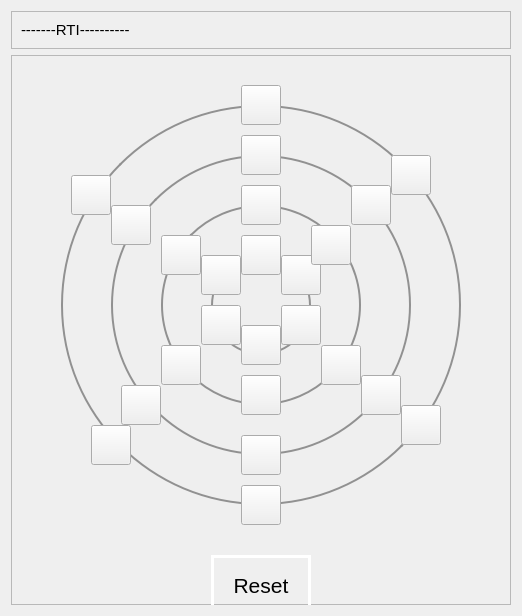
           <widget class="QWidget" name="rtiControlContainer" native="true">
            <property name="minimumSize">
             <size>
              <width>0</width>
              <height>0</height>
             </size>
            </property>
            <property name="maximumSize">
             <size>
              <width>16777215</width>
              <height>16777215</height>
             </size>
            </property>
            <layout class="QVBoxLayout" name="verticalLayout_7">
             <item alignment="Qt::AlignmentFlag::Qt::AlignmentFlag::AlignTop">
              <widget class="QFrame" name="frame_13">
               <property name="frameShape">
                <enum>QFrame::Shape::StyledPanel</enum>
               </property>
               <property name="frameShadow">
                <enum>QFrame::Shadow::Raised</enum>
               </property>
               <layout class="QHBoxLayout" name="horizontalLayout_13">
                <item alignment="">
                 <widget class="QLabel" name="label_4">
                  <property name="font">
                   <font>
                    <pointsize>11</pointsize>
                   </font>
                  </property>
                  <property name="text">
                   <string>-------RTI----------</string>
                  </property>
                 </widget>
                </item>
               </layout>
              </widget>
             </item>
             <item>
              <widget class="QFrame" name="rtiFrame">
               <property name="sizePolicy">
                <sizepolicy hsizetype="Preferred" vsizetype="Expanding">
                 <horstretch>0</horstretch>
                 <verstretch>0</verstretch>
                </sizepolicy>
               </property>
               <property name="minimumSize">
                <size>
                 <width>500</width>
                 <height>550</height>
                </size>
               </property>
               <property name="styleSheet">
                <string notr="true"/>
               </property>
               <property name="frameShape">
                <enum>QFrame::Shape::StyledPanel</enum>
               </property>
               <property name="frameShadow">
                <enum>QFrame::Shadow::Raised</enum>
               </property>
               <widget class="QPushButton" name="led_Layer_1">
                <property name="geometry">
                 <rect>
                  <x>50</x>
                  <y>50</y>
                  <width>400</width>
                  <height>400</height>
                 </rect>
                </property>
                <property name="styleSheet">
                 <string notr="true">border: 2px solid #919191;  /* Border color */
border-radius: 200px;  /* Half of the button's width/height */
background-color: transparent;
font-size: 16px;
color: #4CAF50;</string>
                </property>
                <property name="text">
                 <string/>
                </property>
               </widget>
               <widget class="QPushButton" name="led_Layer_3">
                <property name="geometry">
                 <rect>
                  <x>150</x>
                  <y>150</y>
                  <width>200</width>
                  <height>200</height>
                 </rect>
                </property>
                <property name="styleSheet">
                 <string notr="true">border: 2px solid #919191;  /* Border color */
border-radius: 100px;  /* Half of the button's width/height */
background-color: transparent;
font-size: 16px;
color: #4CAF50;</string>
                </property>
                <property name="text">
                 <string/>
                </property>
               </widget>
               <widget class="QPushButton" name="led_Layer_2">
                <property name="geometry">
                 <rect>
                  <x>100</x>
                  <y>100</y>
                  <width>300</width>
                  <height>300</height>
                 </rect>
                </property>
                <property name="styleSheet">
                 <string notr="true">border: 2px solid #919191;  /* Border color */
border-radius: 150px;  /* Half of the button's width/height */
background-color: transparent;
font-size: 16px;
color: #4CAF50;</string>
                </property>
                <property name="text">
                 <string/>
                </property>
               </widget>
               <widget class="QPushButton" name="led_Layer_4">
                <property name="geometry">
                 <rect>
                  <x>200</x>
                  <y>200</y>
                  <width>100</width>
                  <height>100</height>
                 </rect>
                </property>
                <property name="styleSheet">
                 <string notr="true">border: 2px solid #919191;  /* Border color */
border-radius: 50px;  /* Half of the button's width/height */
background-color: transparent;
font-size: 16px;
color: #4CAF50;</string>
                </property>
                <property name="text">
                 <string/>
                </property>
               </widget>
               <widget class="QPushButton" name="led_button_16">
                <property name="geometry">
                 <rect>
                  <x>230</x>
                  <y>30</y>
                  <width>40</width>
                  <height>40</height>
                 </rect>
                </property>
                <property name="styleSheet">
                 <string notr="true"/>
                </property>
                <property name="text">
                 <string/>
                </property>
               </widget>
               <widget class="QPushButton" name="led_button_14">
                <property name="geometry">
                 <rect>
                  <x>230</x>
                  <y>130</y>
                  <width>40</width>
                  <height>40</height>
                 </rect>
                </property>
                <property name="styleSheet">
                 <string notr="true"/>
                </property>
                <property name="text">
                 <string/>
                </property>
               </widget>
               <widget class="QPushButton" name="led_button_15">
                <property name="geometry">
                 <rect>
                  <x>230</x>
                  <y>80</y>
                  <width>40</width>
                  <height>40</height>
                 </rect>
                </property>
                <property name="styleSheet">
                 <string notr="true"/>
                </property>
                <property name="text">
                 <string/>
                </property>
               </widget>
               <widget class="QPushButton" name="led_button_3">
                <property name="geometry">
                 <rect>
                  <x>230</x>
                  <y>320</y>
                  <width>40</width>
                  <height>40</height>
                 </rect>
                </property>
                <property name="styleSheet">
                 <string notr="true"/>
                </property>
                <property name="text">
                 <string/>
                </property>
               </widget>
               <widget class="QPushButton" name="led_button_13">
                <property name="geometry">
                 <rect>
                  <x>230</x>
                  <y>180</y>
                  <width>40</width>
                  <height>40</height>
                 </rect>
                </property>
                <property name="styleSheet">
                 <string notr="true"/>
                </property>
                <property name="text">
                 <string/>
                </property>
               </widget>
               <widget class="QPushButton" name="led_button_2">
                <property name="geometry">
                 <rect>
                  <x>230</x>
                  <y>380</y>
                  <width>40</width>
                  <height>40</height>
                 </rect>
                </property>
                <property name="styleSheet">
                 <string notr="true"/>
                </property>
                <property name="text">
                 <string/>
                </property>
               </widget>
               <widget class="QPushButton" name="led_button_10">
                <property name="geometry">
                 <rect>
                  <x>100</x>
                  <y>150</y>
                  <width>40</width>
                  <height>40</height>
                 </rect>
                </property>
                <property name="styleSheet">
                 <string notr="true"/>
                </property>
                <property name="text">
                 <string/>
                </property>
               </widget>
               <widget class="QPushButton" name="led_button_17">
                <property name="geometry">
                 <rect>
                  <x>380</x>
                  <y>100</y>
                  <width>40</width>
                  <height>40</height>
                 </rect>
                </property>
                <property name="styleSheet">
                 <string notr="true"/>
                </property>
                <property name="text">
                 <string/>
                </property>
               </widget>
               <widget class="QPushButton" name="led_button_1">
                <property name="geometry">
                 <rect>
                  <x>230</x>
                  <y>430</y>
                  <width>40</width>
                  <height>40</height>
                 </rect>
                </property>
                <property name="styleSheet">
                 <string notr="true"/>
                </property>
                <property name="text">
                 <string/>
                </property>
               </widget>
               <widget class="QPushButton" name="led_button_4">
                <property name="geometry">
                 <rect>
                  <x>230</x>
                  <y>270</y>
                  <width>40</width>
                  <height>40</height>
                 </rect>
                </property>
                <property name="styleSheet">
                 <string notr="true"/>
                </property>
                <property name="text">
                 <string/>
                </property>
               </widget>
               <widget class="QPushButton" name="led_button_9">
                <property name="geometry">
                 <rect>
                  <x>60</x>
                  <y>120</y>
                  <width>40</width>
                  <height>40</height>
                 </rect>
                </property>
                <property name="styleSheet">
                 <string notr="true"/>
                </property>
                <property name="text">
                 <string/>
                </property>
               </widget>
               <widget class="QPushButton" name="led_button_22">
                <property name="geometry">
                 <rect>
                  <x>310</x>
                  <y>290</y>
                  <width>40</width>
                  <height>40</height>
                 </rect>
                </property>
                <property name="styleSheet">
                 <string notr="true"/>
                </property>
                <property name="text">
                 <string/>
                </property>
               </widget>
               <widget class="QPushButton" name="led_button_6">
                <property name="geometry">
                 <rect>
                  <x>150</x>
                  <y>290</y>
                  <width>40</width>
                  <height>40</height>
                 </rect>
                </property>
                <property name="styleSheet">
                 <string notr="true"/>
                </property>
                <property name="text">
                 <string/>
                </property>
               </widget>
               <widget class="QPushButton" name="led_button_23">
                <property name="geometry">
                 <rect>
                  <x>350</x>
                  <y>320</y>
                  <width>40</width>
                  <height>40</height>
                 </rect>
                </property>
                <property name="styleSheet">
                 <string notr="true"/>
                </property>
                <property name="text">
                 <string/>
                </property>
               </widget>
               <widget class="QPushButton" name="led_button_18">
                <property name="geometry">
                 <rect>
                  <x>340</x>
                  <y>130</y>
                  <width>40</width>
                  <height>40</height>
                 </rect>
                </property>
                <property name="styleSheet">
                 <string notr="true"/>
                </property>
                <property name="text">
                 <string/>
                </property>
               </widget>
               <widget class="QPushButton" name="led_button_11">
                <property name="geometry">
                 <rect>
                  <x>150</x>
                  <y>180</y>
                  <width>40</width>
                  <height>40</height>
                 </rect>
                </property>
                <property name="styleSheet">
                 <string notr="true"/>
                </property>
                <property name="text">
                 <string/>
                </property>
               </widget>
               <widget class="QPushButton" name="led_button_20">
                <property name="geometry">
                 <rect>
                  <x>270</x>
                  <y>200</y>
                  <width>40</width>
                  <height>40</height>
                 </rect>
                </property>
                <property name="styleSheet">
                 <string notr="true"/>
                </property>
                <property name="text">
                 <string/>
                </property>
               </widget>
               <widget class="QPushButton" name="led_button_7">
                <property name="geometry">
                 <rect>
                  <x>110</x>
                  <y>330</y>
                  <width>40</width>
                  <height>40</height>
                 </rect>
                </property>
                <property name="styleSheet">
                 <string notr="true"/>
                </property>
                <property name="text">
                 <string/>
                </property>
               </widget>
               <widget class="QPushButton" name="led_button_8">
                <property name="geometry">
                 <rect>
                  <x>80</x>
                  <y>370</y>
                  <width>40</width>
                  <height>40</height>
                 </rect>
                </property>
                <property name="styleSheet">
                 <string notr="true"/>
                </property>
                <property name="text">
                 <string/>
                </property>
               </widget>
               <widget class="QPushButton" name="led_button_24">
                <property name="geometry">
                 <rect>
                  <x>390</x>
                  <y>350</y>
                  <width>40</width>
                  <height>40</height>
                 </rect>
                </property>
                <property name="styleSheet">
                 <string notr="true"/>
                </property>
                <property name="text">
                 <string/>
                </property>
               </widget>
               <widget class="QPushButton" name="led_button_21">
                <property name="geometry">
                 <rect>
                  <x>270</x>
                  <y>250</y>
                  <width>40</width>
                  <height>40</height>
                 </rect>
                </property>
                <property name="styleSheet">
                 <string notr="true"/>
                </property>
                <property name="text">
                 <string/>
                </property>
               </widget>
               <widget class="QPushButton" name="led_button_19">
                <property name="geometry">
                 <rect>
                  <x>300</x>
                  <y>170</y>
                  <width>40</width>
                  <height>40</height>
                 </rect>
                </property>
                <property name="styleSheet">
                 <string notr="true"/>
                </property>
                <property name="text">
                 <string/>
                </property>
               </widget>
               <widget class="QPushButton" name="led_button_12">
                <property name="geometry">
                 <rect>
                  <x>190</x>
                  <y>200</y>
                  <width>40</width>
                  <height>40</height>
                 </rect>
                </property>
                <property name="styleSheet">
                 <string notr="true"/>
                </property>
                <property name="text">
                 <string/>
                </property>
               </widget>
               <widget class="QPushButton" name="led_button_5">
                <property name="geometry">
                 <rect>
                  <x>190</x>
                  <y>250</y>
                  <width>40</width>
                  <height>40</height>
                 </rect>
                </property>
                <property name="styleSheet">
                 <string notr="true"/>
                </property>
                <property name="text">
                 <string/>
                </property>
               </widget>
               <widget class="QPushButton" name="rti_reset_button">
                <property name="geometry">
                 <rect>
                  <x>200</x>
                  <y>500</y>
                  <width>100</width>
                  <height>60</height>
                 </rect>
                </property>
                <property name="font">
                 <font>
                  <pointsize>16</pointsize>
                 </font>
                </property>
                <property name="styleSheet">
                 <string notr="true">border: 3px solid #ffffff;  /* Border color */
background-color: transparent;
padding: 8px;</string>
                </property>
                <property name="text">
                 <string>Reset</string>
                </property>
               </widget>
              </widget>
             </item>
            </layout>
           </widget>
